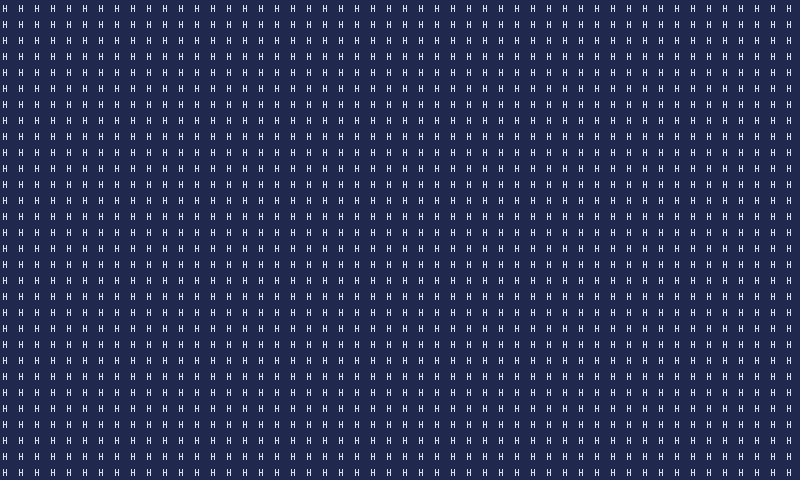

Rendered tile map (Tiled .tmx) drawn with the repository's tilesets; below, a short description and the full map source, tile grids included:
An orthogonal 50x30 tile map with 16x16 px tiles, 1 tile layer (prototype).

<map version="1.10" tiledversion="1.10.2" orientation="orthogonal" renderorder="right-down" width="50" height="30" tilewidth="16" tileheight="16" infinite="0" nextlayerid="9" nextobjectid="1">
 <tileset firstgid="164" source="FrostChill_tsx.tsx" />
 <layer id="1" name="prototype" width="50" height="30">
  <data encoding="csv">
260,260,260,260,260,260,260,260,260,260,260,260,260,260,260,260,260,260,260,260,260,260,260,260,260,260,260,260,260,260,260,260,260,260,260,260,260,260,260,260,260,260,260,260,260,260,260,260,260,260,
260,260,260,260,260,260,260,260,260,260,260,260,260,260,260,260,260,260,260,260,260,260,260,260,260,260,260,260,260,260,260,260,260,260,260,260,260,260,260,260,260,260,260,260,260,260,260,260,260,260,
260,260,260,260,260,260,260,260,260,260,260,260,260,260,260,260,260,260,260,260,260,260,260,260,260,260,260,260,260,260,260,260,260,260,260,260,260,260,260,260,260,260,260,260,260,260,260,260,260,260,
260,260,260,260,260,260,260,260,260,260,260,260,260,260,260,260,260,260,260,260,260,260,260,260,260,260,260,260,260,260,260,260,260,260,260,260,260,260,260,260,260,260,260,260,260,260,260,260,260,260,
260,260,260,260,260,260,260,260,260,260,260,260,260,260,260,260,260,260,260,260,260,260,260,260,260,260,260,260,260,260,260,260,260,260,260,260,260,260,260,260,260,260,260,260,260,260,260,260,260,260,
260,260,260,260,260,260,260,260,260,260,260,260,260,260,260,260,260,260,260,260,260,260,260,260,260,260,260,260,260,260,260,260,260,260,260,260,260,260,260,260,260,260,260,260,260,260,260,260,260,260,
260,260,260,260,260,260,260,260,260,260,260,260,260,260,260,260,260,260,260,260,260,260,260,260,260,260,260,260,260,260,260,260,260,260,260,260,260,260,260,260,260,260,260,260,260,260,260,260,260,260,
260,260,260,260,260,260,260,260,260,260,260,260,260,260,260,260,260,260,260,260,260,260,260,260,260,260,260,260,260,260,260,260,260,260,260,260,260,260,260,260,260,260,260,260,260,260,260,260,260,260,
260,260,260,260,260,260,260,260,260,260,260,260,260,260,260,260,260,260,260,260,260,260,260,260,260,260,260,260,260,260,260,260,260,260,260,260,260,260,260,260,260,260,260,260,260,260,260,260,260,260,
260,260,260,260,260,260,260,260,260,260,260,260,260,260,260,260,260,260,260,260,260,260,260,260,260,260,260,260,260,260,260,260,260,260,260,260,260,260,260,260,260,260,260,260,260,260,260,260,260,260,
260,260,260,260,260,260,260,260,260,260,260,260,260,260,260,260,260,260,260,260,260,260,260,260,260,260,260,260,260,260,260,260,260,260,260,260,260,260,260,260,260,260,260,260,260,260,260,260,260,260,
260,260,260,260,260,260,260,260,260,260,260,260,260,260,260,260,260,260,260,260,260,260,260,260,260,260,260,260,260,260,260,260,260,260,260,260,260,260,260,260,260,260,260,260,260,260,260,260,260,260,
260,260,260,260,260,260,260,260,260,260,260,260,260,260,260,260,260,260,260,260,260,260,260,260,260,260,260,260,260,260,260,260,260,260,260,260,260,260,260,260,260,260,260,260,260,260,260,260,260,260,
260,260,260,260,260,260,260,260,260,260,260,260,260,260,260,260,260,260,260,260,260,260,260,260,260,260,260,260,260,260,260,260,260,260,260,260,260,260,260,260,260,260,260,260,260,260,260,260,260,260,
260,260,260,260,260,260,260,260,260,260,260,260,260,260,260,260,260,260,260,260,260,260,260,260,260,260,260,260,260,260,260,260,260,260,260,260,260,260,260,260,260,260,260,260,260,260,260,260,260,260,
260,260,260,260,260,260,260,260,260,260,260,260,260,260,260,260,260,260,260,260,260,260,260,260,260,260,260,260,260,260,260,260,260,260,260,260,260,260,260,260,260,260,260,260,260,260,260,260,260,260,
260,260,260,260,260,260,260,260,260,260,260,260,260,260,260,260,260,260,260,260,260,260,260,260,260,260,260,260,260,260,260,260,260,260,260,260,260,260,260,260,260,260,260,260,260,260,260,260,260,260,
260,260,260,260,260,260,260,260,260,260,260,260,260,260,260,260,260,260,260,260,260,260,260,260,260,260,260,260,260,260,260,260,260,260,260,260,260,260,260,260,260,260,260,260,260,260,260,260,260,260,
260,260,260,260,260,260,260,260,260,260,260,260,260,260,260,260,260,260,260,260,260,260,260,260,260,260,260,260,260,260,260,260,260,260,260,260,260,260,260,260,260,260,260,260,260,260,260,260,260,260,
260,260,260,260,260,260,260,260,260,260,260,260,260,260,260,260,260,260,260,260,260,260,260,260,260,260,260,260,260,260,260,260,260,260,260,260,260,260,260,260,260,260,260,260,260,260,260,260,260,260,
260,260,260,260,260,260,260,260,260,260,260,260,260,260,260,260,260,260,260,260,260,260,260,260,260,260,260,260,260,260,260,260,260,260,260,260,260,260,260,260,260,260,260,260,260,260,260,260,260,260,
260,260,260,260,260,260,260,260,260,260,260,260,260,260,260,260,260,260,260,260,260,260,260,260,260,260,260,260,260,260,260,260,260,260,260,260,260,260,260,260,260,260,260,260,260,260,260,260,260,260,
260,260,260,260,260,260,260,260,260,260,260,260,260,260,260,260,260,260,260,260,260,260,260,260,260,260,260,260,260,260,260,260,260,260,260,260,260,260,260,260,260,260,260,260,260,260,260,260,260,260,
260,260,260,260,260,260,260,260,260,260,260,260,260,260,260,260,260,260,260,260,260,260,260,260,260,260,260,260,260,260,260,260,260,260,260,260,260,260,260,260,260,260,260,260,260,260,260,260,260,260,
260,260,260,260,260,260,260,260,260,260,260,260,260,260,260,260,260,260,260,260,260,260,260,260,260,260,260,260,260,260,260,260,260,260,260,260,260,260,260,260,260,260,260,260,260,260,260,260,260,260,
260,260,260,260,260,260,260,260,260,260,260,260,260,260,260,260,260,260,260,260,260,260,260,260,260,260,260,260,260,260,260,260,260,260,260,260,260,260,260,260,260,260,260,260,260,260,260,260,260,260,
260,260,260,260,260,260,260,260,260,260,260,260,260,260,260,260,260,260,260,260,260,260,260,260,260,260,260,260,260,260,260,260,260,260,260,260,260,260,260,260,260,260,260,260,260,260,260,260,260,260,
260,260,260,260,260,260,260,260,260,260,260,260,260,260,260,260,260,260,260,260,260,260,260,260,260,260,260,260,260,260,260,260,260,260,260,260,260,260,260,260,260,260,260,260,260,260,260,260,260,260,
260,260,260,260,260,260,260,260,260,260,260,260,260,260,260,260,260,260,260,260,260,260,260,260,260,260,260,260,260,260,260,260,260,260,260,260,260,260,260,260,260,260,260,260,260,260,260,260,260,260,
260,260,260,260,260,260,260,260,260,260,260,260,260,260,260,260,260,260,260,260,260,260,260,260,260,260,260,260,260,260,260,260,260,260,260,260,260,260,260,260,260,260,260,260,260,260,260,260,260,260
</data>
 </layer>
</map>
